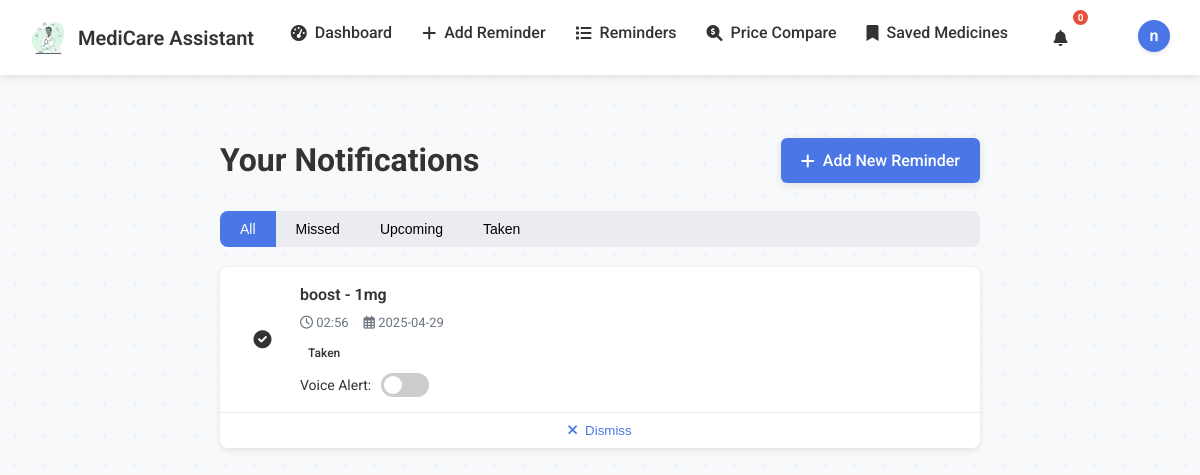
The app's page /notifications (signed in), older data.
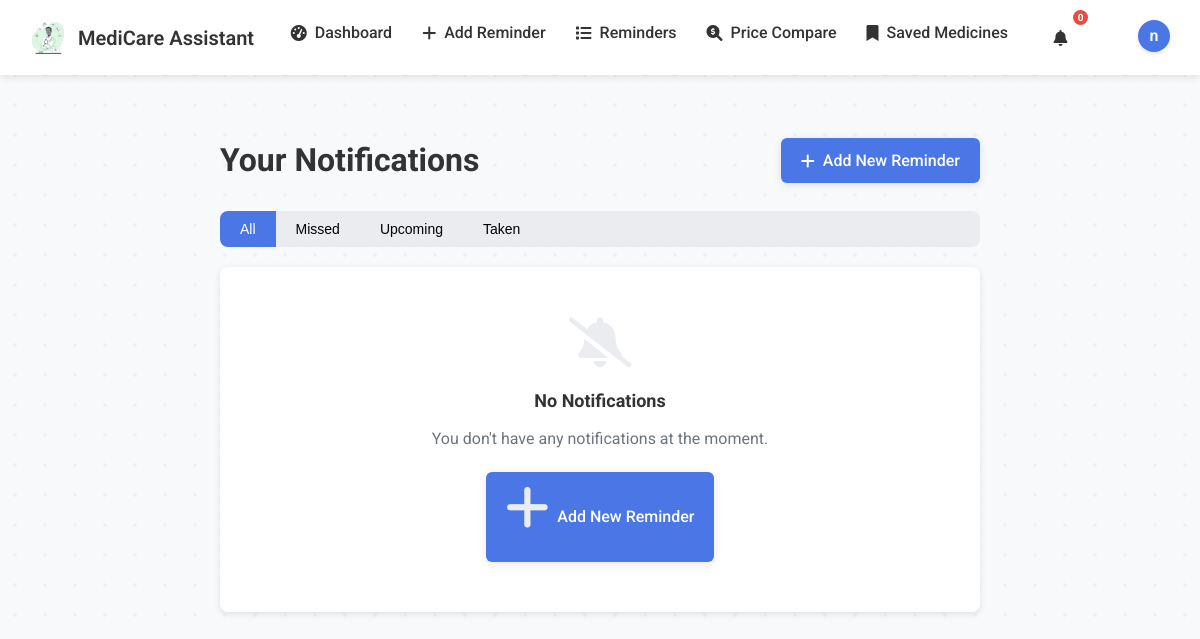
The same page, newer data.
### app.py (models this page shows, shortened)
class Reminder(db.Model):
    id = db.Column(db.Integer, primary_key=True)
    medicine_name = db.Column(db.String(100), nullable=False)
    dosage = db.Column(db.String(50), nullable=False)
    reminder_time = db.Column(db.String(10), nullable=False)
    frequency = db.Column(db.String(20), nullable=False)
    days = db.Column(db.String(100))  # For weekly frequency: Mon,Tue,Wed,...
    start_date = db.Column(db.Date, nullable=False)
    end_date = db.Column(db.Date, nullable=False)
    is_active = db.Column(db.Boolean, default=True)
    alert_type = db.Column(db.String(20), default='notification')  # notification, sound, etc.
    alert_message = db.Column(db.Text)  # Custom message for the reminder
    user_id = db.Column(db.Integer, db.ForeignKey('user.id'), nullable=False)
    next_time = db.Column(db.DateTime, nullable=True)  # Store the next reminder time
    def calculate_next_time(self):
        if not self.is_active:
            return None
        now = datetime.now()
        today = datetime.today().date()
        time_parts = self.reminder_time.split(':')
        hours = int(time_parts[0])
        minutes = int(time_parts[1])
        today_reminder = datetime.combine(today, datetime.min.time().replace(hour=hours, minute=minutes))
        if self.frequency == 'once':
            reminder_datetime = datetime.combine(self.start_date, datetime.min.time().replace(hour=hours, minute=minutes))
            if reminder_datetime > now:
                return reminder_datetime
            return None  # Past reminder
        elif self.frequency == 'daily':
            if today < self.start_date:
                return datetime.combine(self.start_date, datetime.min.time().replace(hour=hours, minute=minutes))
            elif today > self.end_date:
                return None
            elif today_reminder > now:
                return today_reminder
            else:
                tomorrow = today + timedelta(days=1)
                if tomorrow <= self.end_date:
                    return datetime.combine(tomorrow, datetime.min.time().replace(hour=hours, minute=minutes))
                return None
        return None  # Default fallback

### app.py (the view, shortened to what this page needs)
@app.route('/notifications')
@login_required
def notifications():
    reminders = Reminder.query.filter_by(user_id=current_user.id).all()
    now = datetime.now()
    for reminder in reminders:
        if reminder.next_time is None:
            reminder.next_time = reminder.calculate_next_time()
    upcoming_reminders = []
    missed_reminders = []
    taken_reminders = []
    for reminder in reminders:
        if not reminder.is_active:
            taken_reminders.append(reminder)
        elif reminder.next_time and reminder.next_time < now:
            missed_reminders.append(reminder)
        elif reminder.next_time:
            upcoming_reminders.append(reminder)
    upcoming_data = []
    missed_data = []
    taken_data = []
    for reminder in taken_reminders:
        taken_data.append({
            'id': reminder.id,
            'medicine_name': reminder.medicine_name,
            'dosage': reminder.dosage,
            'time': reminder.reminder_time,
            'date': reminder.start_date.strftime('%Y-%m-%d'),
            'status': 'taken',
            'voice_enabled': reminder.alert_type == 'voice'
        })
    notifications = upcoming_data + missed_data + taken_data
    return render_template('notifications.html', notifications=notifications)

### app.py (called while the page is built)
@login_manager.user_loader
def load_user(user_id):
    return User.query.get(int(user_id))

### templates/notifications.html (shortened to what the changed rows need)
{% extends "base.html" %}
{% block content %}
<div class="notifications-container">
    <div class="notifications-header">
        <h1>Your Notifications</h1>
    </div>
    <div class="notification-list">
        {% if notifications %}
            {% for notification in notifications %}
                <div class="notification-card {{ notification.status }}">
                    <div class="notification-content">
                        <div class="notification-icon {{ notification.status }}">
                            {% if notification.status == 'missed' %}
                                <i class="fas fa-bell-slash"></i>
                            {% elif notification.status == 'upcoming' %}
                                <i class="fas fa-clock"></i>
                            {% else %}
                                <i class="fas fa-check-circle"></i>
                            {% endif %}
                        </div>
                        <div class="notification-details">
                            <div class="notification-title">{{ notification.medicine_name }} - {{ notification.dosage }}</div>
                            <div class="notification-meta">
                                <div class="notification-time">
                                    <i class="far fa-clock"></i> {{ notification.time }}
                                </div>
                                <div class="notification-date">
                                    <i class="far fa-calendar-alt"></i> {{ notification.date }}
                                </div>
                            </div>
                            <div class="notification-status {{ notification.status }}">
                                {% if notification.status == 'missed' %}
                                    Missed
                                {% elif notification.status == 'upcoming' %}
                                    Upcoming
                                {% else %}
                                    Taken
                                {% endif %}
                            </div>
                            <div class="voice-toggle-container">
                                <span class="voice-toggle-label">Voice Alert:</span>
                                <label class="voice-toggle">
                                    <span class="voice-toggle-slider"></span>
                                </label>
                            </div>
                        </div>
                    </div>
                    <div class="notification-actions">
                        {% if notification.status == 'missed' %}
                            <button class="notification-action-btn reschedule-btn" data-id="{{ notification.id }}">
                                <i class="fas fa-calendar-alt"></i> Reschedule
                            </button>
                            <div class="notification-divider"></div>
                            <button class="notification-action-btn mark-taken-btn" data-id="{{ notification.id }}">
                                <i class="fas fa-check"></i> Mark as Taken
                            </button>
                        {% else %}
                            <button class="notification-action-btn dismiss-btn" data-id="{{ notification.id }}">
                                <i class="fas fa-times"></i> Dismiss
                            </button>
                        {% endif %}
                    </div>
                </div>
            {% endfor %}
        {% else %}
            <div class="empty-notifications">
                <i class="fas fa-bell-slash"></i>
                <h3>No Notifications</h3>
                <p>You don't have any notifications at the moment.</p>
                <a href="{{ url_for('add_reminder') }}" class="btn btn-primary">
                    <i class="fas fa-plus"></i> Add New Reminder
                </a>
            </div>
        {% endif %}
    </div>
</div>
{% endblock %}

Row changes from the older to the newer data that the page shows:
removed Reminder: medicine_name "boost", dosage "1mg", time "02:56", date "2025-04-29"
Text that changed along with them:
text now shown: "No Notifications You don't have any notifications at the moment. Add New Reminder"
